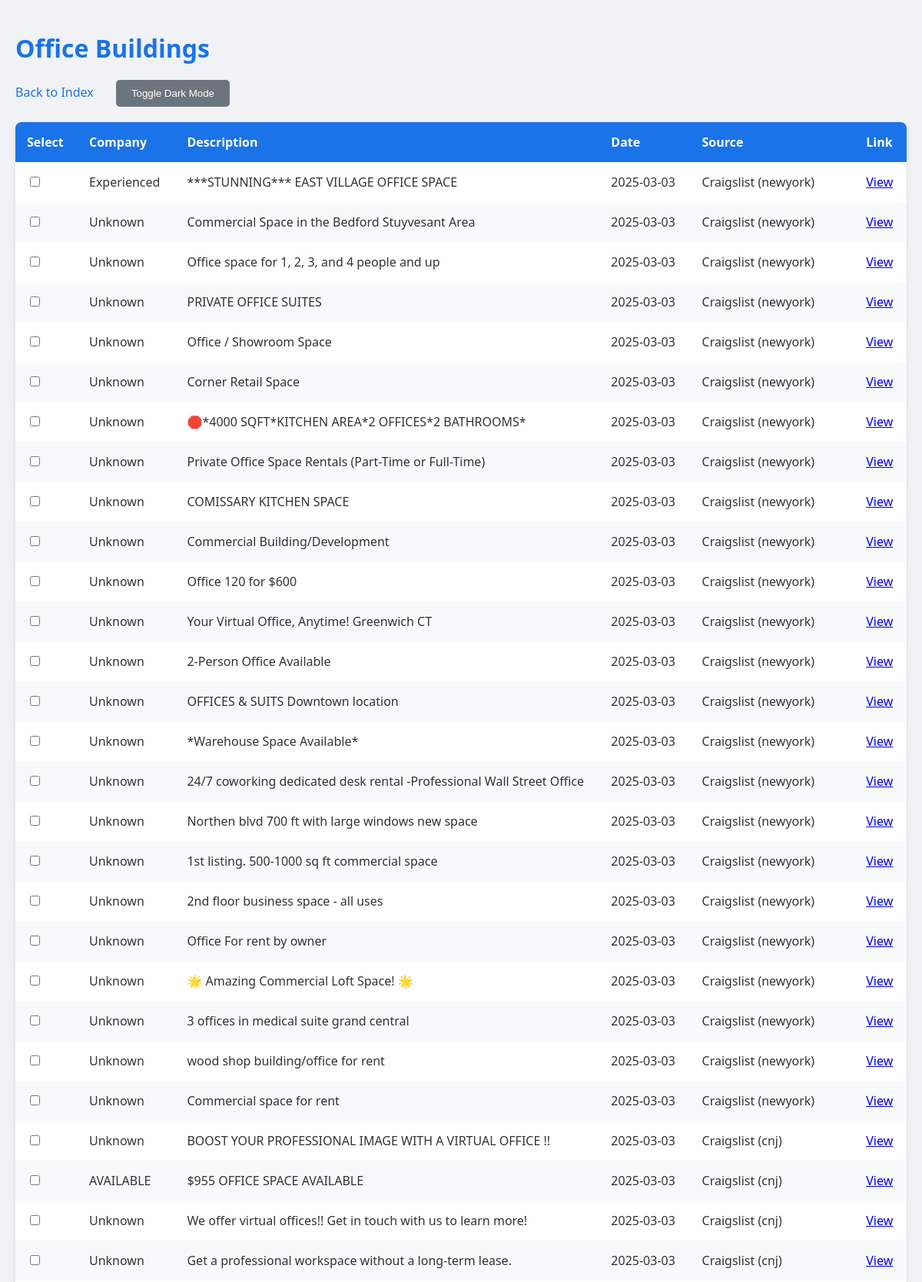
The page /offices (upper part) on the database its author committed.
### tables this page shows
CREATE TABLE office_buildings (
            signal_id INTEGER PRIMARY KEY,
            company_id INTEGER,
            signal_type TEXT,
            description TEXT,
            date TEXT,
            url TEXT,
            source TEXT,
            contacted INTEGER DEFAULT 0,
            FOREIGN KEY (company_id) REFERENCES companies(company_id)
        );

### app.py (the view)
@app.route('/offices')
def offices_dashboard():
    conn = sqlite3.connect('data/abm_tool.db')
    c = conn.cursor()
    c.execute("SELECT DISTINCT i.signal_id, c.name, i.description, i.date, i.url, i.source, i.contacted FROM office_buildings i JOIN companies c ON i.company_id = c.company_id ORDER BY i.date DESC")
    signals = c.fetchall()
    conn.close()
    return render_template('dashboard.html', signals=signals, signal_type='Offices', title='Office Buildings')

### templates/dashboard.html (shortened to what this page needs)
<!DOCTYPE html>
<html lang="en">
  <head>
  </head>
  <body>
    <div class="container">
      <h1>{{ title }}</h1>
      <div class="nav">
        <a href="/">Back to Index</a>
        <button class="btn dark-mode-toggle" onclick="toggleDarkMode()">
          Toggle Dark Mode
        </button>
      </div>
      <form method="POST" action="/delete">
        <table>
          <thead>
            <tr>
              <th>Select</th>
              <th>Company</th>
              <th>Description</th>
              <th>Date</th>
              <th>
                {% if signal_type == 'Craigslist' %}City{% else %}Source{% endif
                %}
              </th>
              <th>Link</th>
            </tr>
          </thead>
          <tbody>
            {% for signal in signals %}
            <tr>
              <td>
                <input
                  type="checkbox"
                  name="signal_ids"
                  value="{{ signal[0] }}"
                />
              </td>
              <td>{{ signal[1] }}</td>
              <td class="description">{{ signal[2] }}</td>
              <td>{{ signal[3] }}</td>
              <td>{{ signal[5] }}</td>
              <td><a href="{{ signal[4] }}" target="_blank">View</a></td>
            </tr>
            {% endfor %}
          </tbody>
        </table>
        <br />
      </form>
    </div>
  </body>
</html>

### templates/dashboard.html (style rules this page uses)
body { font-family: "Segoe UI", Tahoma, Geneva, Verdana, sans-serif; background: #f0f2f5; color: #333; margin: 0; padding: 20px; transition: background 0.3s, color 0.3s; }
.container { max-width: 1200px; margin: 0 auto; }
h1 { font-size: 2em; margin-bottom: 20px; color: #1a73e8; }
.nav { margin-bottom: 20px; }
.nav a { color: #1a73e8; text-decoration: none; font-weight: 500; margin-right: 15px; }
table { width: 100%; border-collapse: collapse; background: white; box-shadow: 0 4px 6px rgba(0, 0, 0, 0.1); border-radius: 8px; overflow: hidden; }
th, td { padding: 15px; text-align: left; }
th { background: #1a73e8; color: white; font-weight: 600; }
tr:nth-child(even) { background: #f8f9fa; }
.description { max-width: 500px; word-wrap: break-word; }
.btn { padding: 10px 20px; border: none; border-radius: 5px; cursor: pointer; font-weight: 500; transition: background 0.2s; }
.dark-mode-toggle { background: #6c757d; color: white; margin-left: 10px; }

### rows shown on the page
office_buildings: signal "Experienced", description "***STUNNING*** EAST VILLAGE OFFICE SPACE", date "2025-03-03", source "Craigslist (newyork)"
office_buildings: signal "Unknown", description "Commercial Space in the Bedford Stuyvesant Area", date "2025-03-03", source "Craigslist (newyork)"
office_buildings: signal "Unknown", description "Office space for 1, 2, 3, and 4 people and up", date "2025-03-03", source "Craigslist (newyork)"
office_buildings: signal "Unknown", description "PRIVATE OFFICE SUITES", date "2025-03-03", source "Craigslist (newyork)"
office_buildings: signal "Unknown", description "Office / Showroom Space", date "2025-03-03", source "Craigslist (newyork)"
office_buildings: signal "Unknown", description "Corner Retail Space", date "2025-03-03", source "Craigslist (newyork)"
office_buildings: signal "Unknown", description "🛑*4000 SQFT*KITCHEN AREA*2 OFFICES*2 BATHROOMS*", date "2025-03-03", source "Craigslist (newyork)"
office_buildings: signal "Unknown", description "Private Office Space Rentals (Part-Time or Full-Time)", date "2025-03-03", source "Craigslist (newyork)"
office_buildings: signal "Unknown", description "COMISSARY KITCHEN SPACE", date "2025-03-03", source "Craigslist (newyork)"
office_buildings: signal "Unknown", description "Commercial Building/Development", date "2025-03-03", source "Craigslist (newyork)"
office_buildings: signal "Unknown", description "Office 120 for $600", date "2025-03-03", source "Craigslist (newyork)"
office_buildings: signal "Unknown", description "Your Virtual Office, Anytime! Greenwich CT", date "2025-03-03", source "Craigslist (newyork)"
office_buildings: signal "Unknown", description "2-Person Office Available", date "2025-03-03", source "Craigslist (newyork)"
office_buildings: signal "Unknown", description "OFFICES & SUITS Downtown location", date "2025-03-03", source "Craigslist (newyork)"
office_buildings: signal "Unknown", description "*Warehouse Space Available*", date "2025-03-03", source "Craigslist (newyork)"
office_buildings: signal "Unknown", description "24/7 coworking dedicated desk rental -Professional Wall Street Office", date "2025-03-03", source "Craigslist (newyork)"
office_buildings: signal "Unknown", description "Northen blvd 700 ft with large windows new space", date "2025-03-03", source "Craigslist (newyork)"
office_buildings: signal "Unknown", description "1st listing. 500-1000 sq ft commercial space", date "2025-03-03", source "Craigslist (newyork)"
office_buildings: signal "Unknown", description "2nd floor business space - all uses", date "2025-03-03", source "Craigslist (newyork)"
office_buildings: signal "Unknown", description "Office For rent by owner", date "2025-03-03", source "Craigslist (newyork)"
office_buildings: signal "Unknown", description "🌟 Amazing Commercial Loft Space! 🌟", date "2025-03-03", source "Craigslist (newyork)"
office_buildings: signal "Unknown", description "3 offices in medical suite grand central", date "2025-03-03", source "Craigslist (newyork)"
office_buildings: signal "Unknown", description "wood shop building/office for rent", date "2025-03-03", source "Craigslist (newyork)"
office_buildings: signal "Unknown", description "Commercial space for rent", date "2025-03-03", source "Craigslist (newyork)"
office_buildings: signal "Unknown", description "BOOST YOUR PROFESSIONAL IMAGE WITH A VIRTUAL OFFICE !!", date "2025-03-03", source "Craigslist (cnj)"
office_buildings: signal "AVAILABLE", description "$955 OFFICE SPACE AVAILABLE", date "2025-03-03", source "Craigslist (cnj)"
office_buildings: signal "Unknown", description "We offer virtual offices!! Get in touch with us to learn more!", date "2025-03-03", source "Craigslist (cnj)"
office_buildings: signal "Unknown", description "Get a professional workspace without a long-term lease.", date "2025-03-03", source "Craigslist (cnj)"

### other values the page prints
{{ title }} "Office Buildings"
